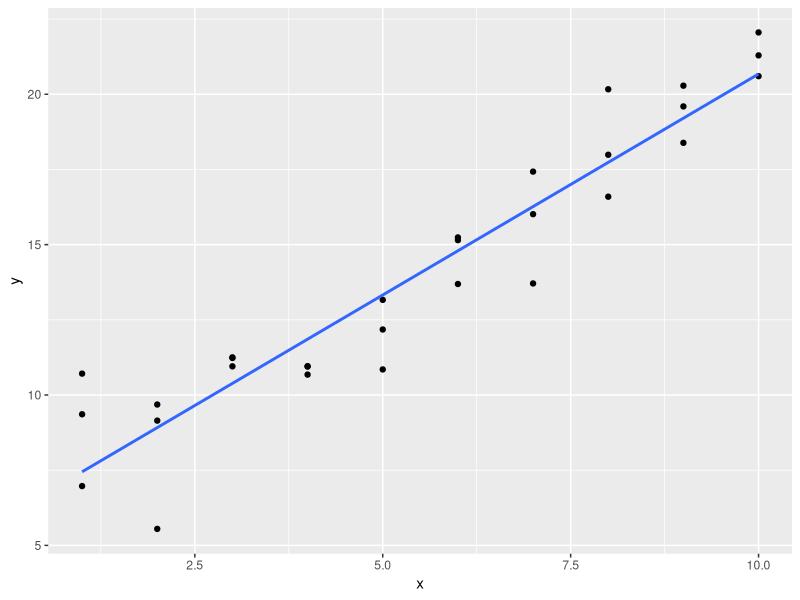
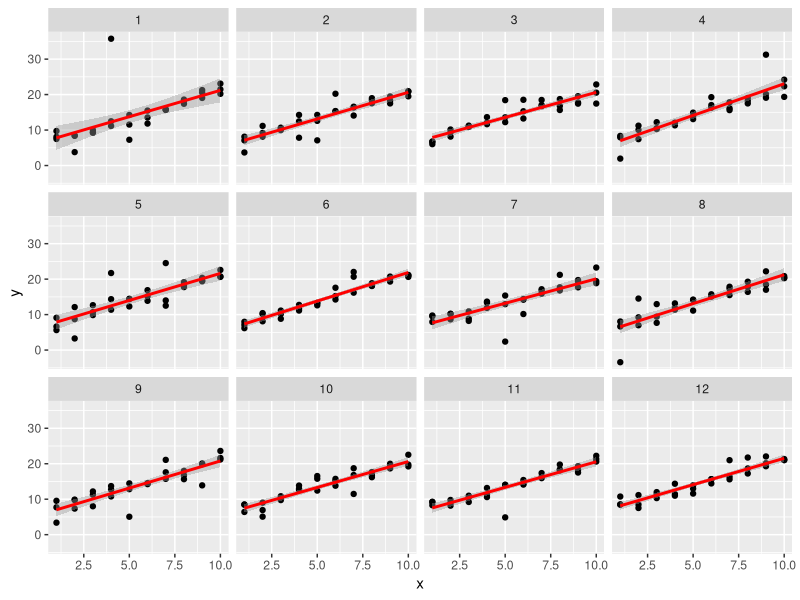
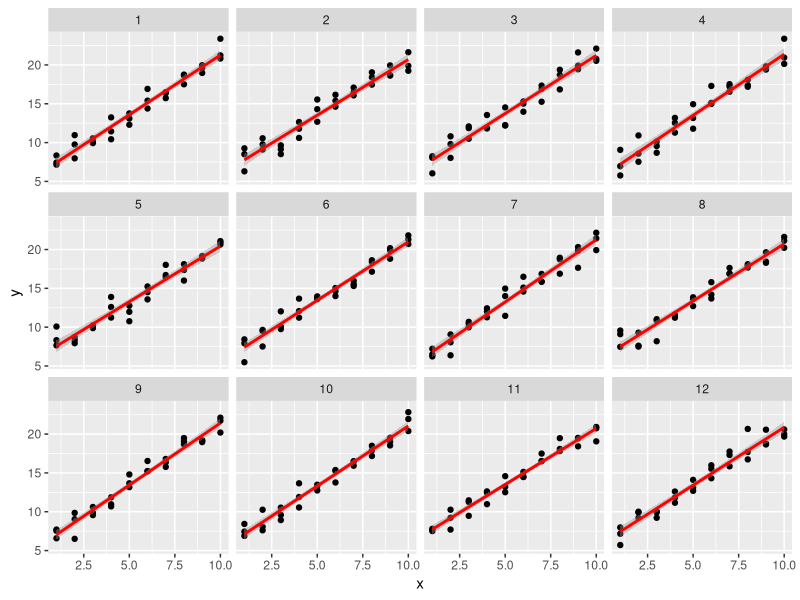
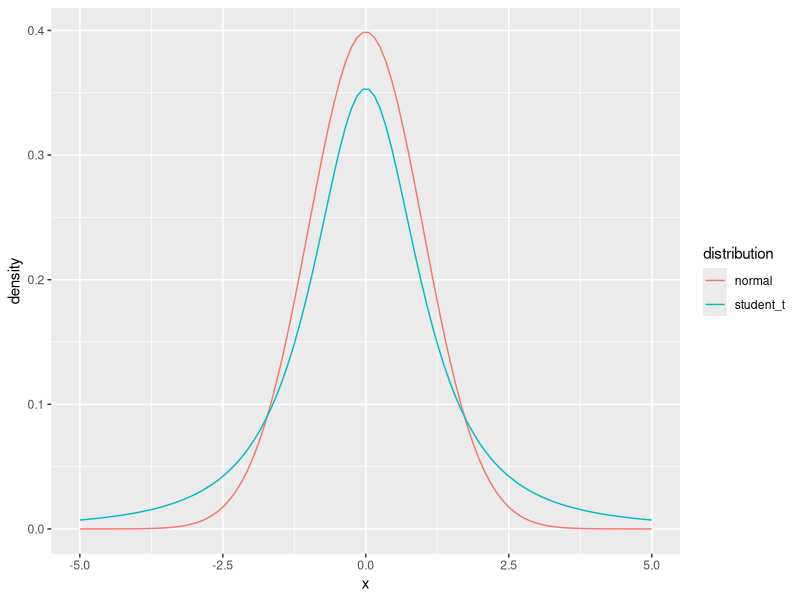
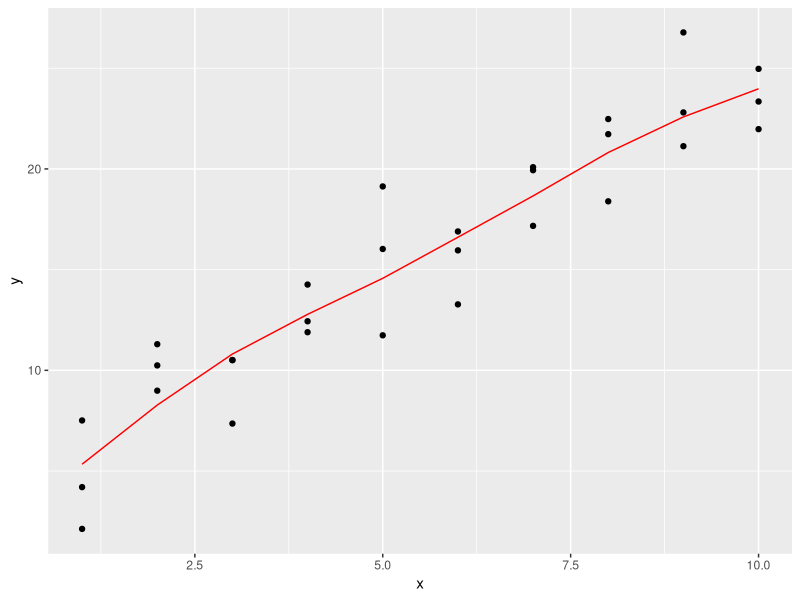
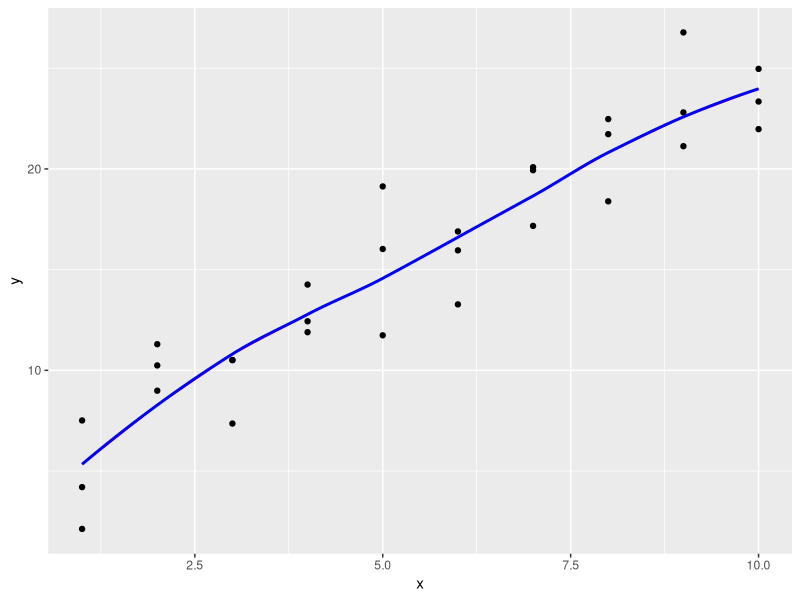
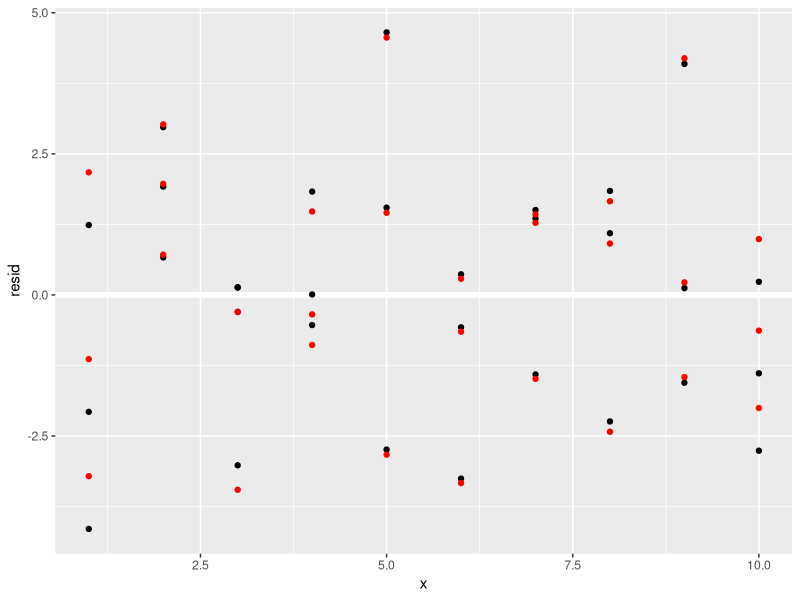
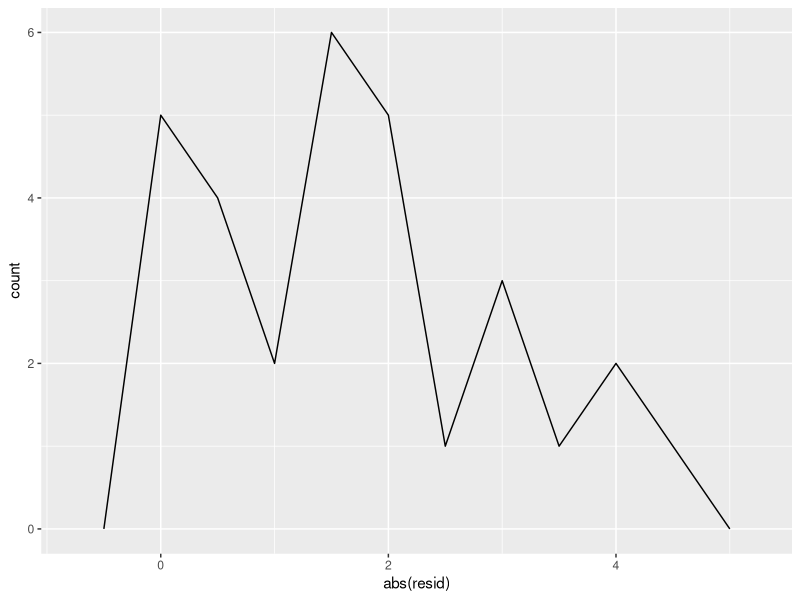

These charts were generated, in order, by the following R code:
## ---- chunk 1
library("tidyverse")
library("modelr")
options(na.action = na.warn)
## ---- chunk 2
sim1a <- tibble(
  x = rep(1:10, each = 3),
  y = x * 1.5 + 6 + rt(length(x), df = 2)
)
## ---- chunk 3
ggplot(sim1a, aes(x = x, y = y)) +
  geom_point() +
  geom_smooth(method = "lm", se = FALSE)
## ---- chunk 4
simt <- function(i) {
  tibble(
    x = rep(1:10, each = 3),
    y = x * 1.5 + 6 + rt(length(x), df = 2),
    .id = i
  )
}

sims <- map_df(1:12, simt)

ggplot(sims, aes(x = x, y = y)) +
  geom_point() +
  geom_smooth(method = "lm", color = "red") +
  facet_wrap(~ .id, ncol = 4)

## ---- chunk 5
sim_norm <- function(i) {
  tibble(
    x = rep(1:10, each = 3),
    y = x * 1.5 + 6 + rnorm(length(x)),
    .id = i
  )
}

simdf_norm <- map_df(1:12, sim_norm)

ggplot(simdf_norm, aes(x = x, y = y)) +
  geom_point() +
  geom_smooth(method = "lm", color = "red") +
  facet_wrap(~ .id, ncol = 4)

## ---- chunk 6
tibble(
  x = seq(-5, 5, length.out = 100),
  normal = dnorm(x),
  student_t = dt(x, df = 2) 
) %>% 
  gather(distribution, density, -x) %>%
  ggplot(aes(x = x, y = density, colour = distribution)) +
  geom_line()
## ---- chunk 7
pnorm(2, lower.tail = FALSE)
## ---- chunk 8
pt(2, df = 2, lower.tail = FALSE)
## ---- chunk 9
measure_distance <- function(mod, data) {
  diff <- data$y - make_prediction(mod, data)
  mean(abs(diff))
}
## ---- chunk 10
make_prediction <- function(mod, data) {
  mod[1] + mod[2] * data$x
}
## ---- chunk 11
best <- optim(c(0, 0), measure_distance, data = sim1a)
best$par
## ---- chunk 12
measure_distance_ls <- function(mod, data) {
  diff <- data$y - (mod[1] + mod[2] * data$x)
  sqrt(mean(diff ^ 2))
}

best <- optim(c(0, 0), measure_distance_ls, data = sim1a)
best$par
## ---- chunk 13
model3 <- function(a, data) {
  a[1] + data$x * a[2] + a[3]
}
## ---- chunk 14
measure_distance_3 <- function(a, data) {
  diff <- data$y - model3(a, data)
  sqrt(mean(diff ^ 2))
}
## ---- chunk 15
best3a <- optim(c(0, 0, 0), measure_distance_3, data = sim1)
best3a$par
## ---- chunk 16
best3b <- optim(c(0, 0, 1), measure_distance_3, data = sim1)
best3b$par
## ---- chunk 17
best3c <- optim(c(0, 0, 5), measure_distance_3, data = sim1)
best3c$par
## ---- chunk 18
sim1_loess <- loess(y ~ x, data = sim1)
sim1_lm <- lm(y ~ x, data = sim1)

grid_loess <- sim1 %>%
  add_predictions(sim1_loess)

sim1 <- sim1 %>%
  add_residuals(sim1_lm) %>%
  add_predictions(sim1_lm) %>% 
  add_residuals(sim1_loess, var = "resid_loess") %>%
  add_predictions(sim1_loess, var = "pred_loess")
  
## ---- chunk 19
plot_sim1_loess <- 
  ggplot(sim1, aes(x = x, y = y)) +
  geom_point() +
  geom_line(aes(x = x, y = pred), data = grid_loess, colour = "red")
plot_sim1_loess
## ---- chunk 20
plot_sim1_loess +
  geom_smooth(method = "loess", colour = "blue", se = FALSE, alpha = 0.20)
## ---- chunk 21
ggplot(sim1, aes(x = x)) +
  geom_ref_line(h = 0) +
  geom_point(aes(y = resid)) +
  geom_point(aes(y = resid_loess), colour = "red")

## ---- chunk 22
sim1_mod <- lm(y ~ x, data = sim1)
grid <- sim1 %>% 
  data_grid(x) 
## ---- chunk 23
grid %>%
  add_predictions(sim1_mod, var = "pred_lm") %>%
  add_predictions(sim1_loess, var = "pred_loess")
## ---- chunk 24
grid %>%
  gather_predictions(sim1_mod, sim1_loess) 
## ---- chunk 25
grid %>%
  spread_predictions(sim1_mod, sim1_loess)
## ---- chunk 26
grid %>%
  gather_predictions(sim1_mod, sim1_loess) %>%
  spread(model, pred)
## ---- chunk 27
sim1_mod <- lm(y ~ x, data = sim1)

sim1 <- sim1 %>% 
  add_residuals(sim1_mod)

ggplot(sim1, aes(x = abs(resid))) + 
  geom_freqpoly(binwidth = 0.5)

## ---- chunk 28
mod2a <- lm(y ~ x - 1, data = sim2)
## ---- chunk 29
mod2 <- lm(y ~ x, data = sim2)
## ---- chunk 30
grid <- sim2 %>% 
  data_grid(x) %>% 
  spread_predictions(mod2, mod2a)
grid
## ---- chunk 31
x3 <- model_matrix(y ~ x1 * x2, data = sim3)
x3
## ---- chunk 32
all(x3[["x1:x2b"]] == (x3[["x1"]] * x3[["x2b"]]))
## ---- chunk 33
all(x3[["x1:x2c"]] == (x3[["x1"]] * x3[["x2c"]]))
all(x3[["x1:x2d"]] == (x3[["x1"]] * x3[["x2d"]]))
## ---- chunk 34
x4 <- model_matrix(y ~ x1 * x2, data = sim4)
x4
## ---- chunk 35
all(x4[["x1"]] * x4[["x2"]] == x4[["x1:x2"]])
## ---- chunk 36
mod1 <- lm(y ~ x1 + x2, data = sim3)
mod2 <- lm(y ~ x1 * x2, data = sim3)
## ---- chunk 37
model_matrix_mod1 <- function(.data) {
  mutate(.data,
         `x2b` = as.numeric(x2 == "b"),
         `x2c` = as.numeric(x2 == "c"),
         `x2d` = as.numeric(x2 == "d"),
         `x1:x2b` = x1 * x2b,
         `x1:x2c` = x1 * x2c,
         `x1:x2d` = x1 * x2d) %>%
    select(x1, x2b, x2c, x2d, `x1:x2b`, `x1:x2c`, `x1:x2d`)
}
## ---- chunk 38
model_matrix_mod1(sim3)
## ---- chunk 39
model_matrix_mod2 <- function(.data) {
  mutate(.data, `x1:x2` = x1 * x2) %>%
    select(x1, x2, `x1:x2`)
}
model_matrix_mod2(sim4)
## ---- chunk 40
model_matrix_mod1 <- function(x1, x2) {
  out <- tibble(x1 = x1)  
  # find levels of x2
  x2 <- as.factor(x2)
  x2lvls <- levels(x2)
  # create an indicator variable for each level
  for (lvl in x2lvls[2:nlevels(x2)]) {
    out[[str_c("x2", lvl)]] <- as.numeric(x2 == lvl)
  }
  # create interactions for each level
  for (lvl in x2lvls[2:nlevels(x2)]) {
    out[[str_c("x1:x2", lvl)]] <- (x2 == lvl) * x1
  }
  out
}
## ---- chunk 41
model_matrix_mod2 <- function(x1, x2) {
  out <- tibble(x1 = x1,
                x2 = x2,
                `x1:x2` = x1 * x2)
}
## ---- chunk 42
mod1 <- lm(y ~ x1 + x2, data = sim4)
mod2 <- lm(y ~ x1 * x2, data = sim4)
## ---- chunk 43
sim4_mods <- gather_residuals(sim4, mod1, mod2)
## ---- chunk 44

ggplot(sim4_mods, aes(x = resid, color = model)) +
  geom_freqpoly(binwidth = 0.5) +
  geom_rug()

## ---- chunk 45
ggplot(sim4_mods, aes(x = abs(resid), color = model)) +
  geom_freqpoly(binwidth = 0.5) +
  geom_rug()
## ---- chunk 46
sim4_mods %>%
  group_by(model) %>%
  summarise(resid = sd(resid))
